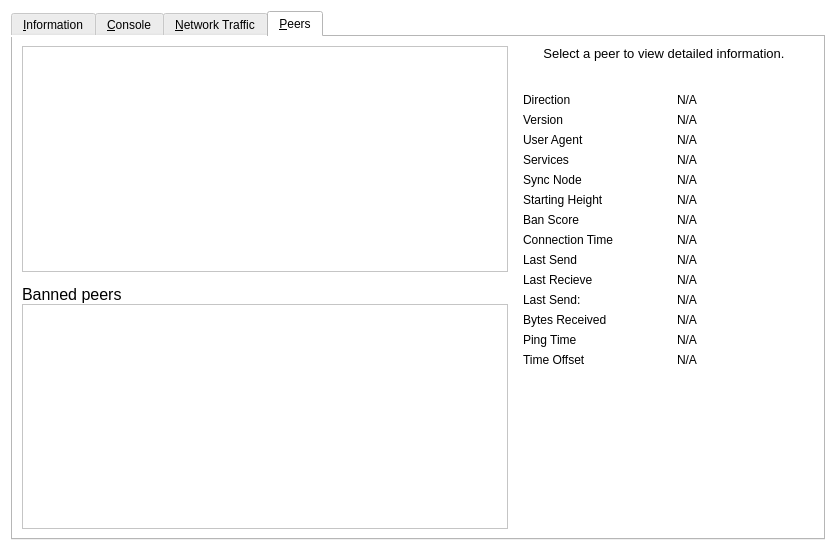
<?xml version="1.0" encoding="UTF-8"?>
<ui version="4.0">
 <class>RPCConsole</class>
 <widget class="QWidget" name="RPCConsole">
  <property name="geometry">
   <rect>
    <x>0</x>
    <y>0</y>
    <width>836</width>
    <height>551</height>
   </rect>
  </property>
  <property name="windowTitle">
   <string>Piratecash - Debug window</string>
  </property>
  <property name="styleSheet">
   <string notr="true">background-color: rgb(255, 255, 255);</string>
  </property>
  <layout class="QVBoxLayout" name="verticalLayout_2">
   <item>
    <widget class="QTabWidget" name="tabWidget">
     <property name="currentIndex">
      <number>3</number>
     </property>
     <widget class="QWidget" name="tab_info">
      <attribute name="title">
       <string>&amp;Information</string>
      </attribute>
      <layout class="QFormLayout" name="formLayout">
       <item row="0" column="0">
        <widget class="QLabel" name="label_9">
         <property name="font">
          <font>
           <weight>75</weight>
           <bold>true</bold>
          </font>
         </property>
         <property name="text">
          <string>Piratecash Core</string>
         </property>
        </widget>
       </item>
       <item row="1" column="0">
        <widget class="QLabel" name="label_5">
         <property name="text">
          <string>Client name</string>
         </property>
        </widget>
       </item>
       <item row="1" column="1">
        <widget class="QLabel" name="clientName">
         <property name="cursor">
          <cursorShape>IBeamCursor</cursorShape>
         </property>
         <property name="text">
          <string>N/A</string>
         </property>
         <property name="textFormat">
          <enum>Qt::PlainText</enum>
         </property>
         <property name="textInteractionFlags">
          <set>Qt::LinksAccessibleByMouse|Qt::TextSelectableByKeyboard|Qt::TextSelectableByMouse</set>
         </property>
        </widget>
       </item>
       <item row="2" column="0">
        <widget class="QLabel" name="label_6">
         <property name="text">
          <string>Client version</string>
         </property>
        </widget>
       </item>
       <item row="2" column="1">
        <widget class="QLabel" name="clientVersion">
         <property name="cursor">
          <cursorShape>IBeamCursor</cursorShape>
         </property>
         <property name="text">
          <string>N/A</string>
         </property>
         <property name="textFormat">
          <enum>Qt::PlainText</enum>
         </property>
         <property name="textInteractionFlags">
          <set>Qt::LinksAccessibleByMouse|Qt::TextSelectableByKeyboard|Qt::TextSelectableByMouse</set>
         </property>
        </widget>
       </item>
       <item row="3" column="0">
        <widget class="QLabel" name="label_14">
         <property name="text">
          <string>Using OpenSSL version</string>
         </property>
         <property name="indent">
          <number>10</number>
         </property>
        </widget>
       </item>
       <item row="3" column="1">
        <widget class="QLabel" name="openSSLVersion">
         <property name="cursor">
          <cursorShape>IBeamCursor</cursorShape>
         </property>
         <property name="text">
          <string>N/A</string>
         </property>
         <property name="textFormat">
          <enum>Qt::PlainText</enum>
         </property>
         <property name="textInteractionFlags">
          <set>Qt::LinksAccessibleByMouse|Qt::TextSelectableByKeyboard|Qt::TextSelectableByMouse</set>
         </property>
        </widget>
       </item>
       <item row="4" column="0">
        <widget class="QLabel" name="label_12">
         <property name="text">
          <string>Build date</string>
         </property>
        </widget>
       </item>
       <item row="4" column="1">
        <widget class="QLabel" name="buildDate">
         <property name="cursor">
          <cursorShape>IBeamCursor</cursorShape>
         </property>
         <property name="text">
          <string>N/A</string>
         </property>
         <property name="textFormat">
          <enum>Qt::PlainText</enum>
         </property>
         <property name="textInteractionFlags">
          <set>Qt::LinksAccessibleByMouse|Qt::TextSelectableByKeyboard|Qt::TextSelectableByMouse</set>
         </property>
        </widget>
       </item>
       <item row="5" column="0">
        <widget class="QLabel" name="label_13">
         <property name="text">
          <string>Startup time</string>
         </property>
        </widget>
       </item>
       <item row="5" column="1">
        <widget class="QLabel" name="startupTime">
         <property name="cursor">
          <cursorShape>IBeamCursor</cursorShape>
         </property>
         <property name="text">
          <string>N/A</string>
         </property>
         <property name="textFormat">
          <enum>Qt::PlainText</enum>
         </property>
         <property name="textInteractionFlags">
          <set>Qt::LinksAccessibleByMouse|Qt::TextSelectableByKeyboard|Qt::TextSelectableByMouse</set>
         </property>
        </widget>
       </item>
       <item row="6" column="0">
        <widget class="QLabel" name="label_11">
         <property name="font">
          <font>
           <weight>75</weight>
           <bold>true</bold>
          </font>
         </property>
         <property name="text">
          <string>Network</string>
         </property>
        </widget>
       </item>
       <item row="7" column="0">
        <widget class="QLabel" name="label_7">
         <property name="text">
          <string>Number of connections</string>
         </property>
        </widget>
       </item>
       <item row="7" column="1">
        <widget class="QLabel" name="numberOfConnections">
         <property name="cursor">
          <cursorShape>IBeamCursor</cursorShape>
         </property>
         <property name="text">
          <string>N/A</string>
         </property>
         <property name="textFormat">
          <enum>Qt::PlainText</enum>
         </property>
         <property name="textInteractionFlags">
          <set>Qt::LinksAccessibleByMouse|Qt::TextSelectableByKeyboard|Qt::TextSelectableByMouse</set>
         </property>
        </widget>
       </item>
       <item row="8" column="0">
        <widget class="QLabel" name="label_15">
         <property name="text">
          <string>Number of masternodes</string>
         </property>
        </widget>
       </item>
       <item row="8" column="1">
        <widget class="QLabel" name="masternodeCount">
         <property name="cursor">
          <cursorShape>IBeamCursor</cursorShape>
         </property>
         <property name="text">
          <string>N/A</string>
         </property>
         <property name="textFormat">
          <enum>Qt::PlainText</enum>
         </property>
         <property name="textInteractionFlags">
          <set>Qt::LinksAccessibleByMouse|Qt::TextSelectableByKeyboard|Qt::TextSelectableByMouse</set>
         </property>
        </widget>
       </item>
       <item row="9" column="0">
        <widget class="QLabel" name="label_8">
         <property name="text">
          <string>On testnet</string>
         </property>
        </widget>
       </item>
       <item row="9" column="1">
        <widget class="QCheckBox" name="isTestNet">
         <property name="enabled">
          <bool>false</bool>
         </property>
         <property name="text">
          <string/>
         </property>
        </widget>
       </item>
       <item row="10" column="0">
        <widget class="QLabel" name="label_10">
         <property name="font">
          <font>
           <weight>75</weight>
           <bold>true</bold>
          </font>
         </property>
         <property name="text">
          <string>Block chain</string>
         </property>
        </widget>
       </item>
       <item row="11" column="0">
        <widget class="QLabel" name="label_3">
         <property name="text">
          <string>Current number of blocks</string>
         </property>
        </widget>
       </item>
       <item row="11" column="1">
        <widget class="QLabel" name="numberOfBlocks">
         <property name="cursor">
          <cursorShape>IBeamCursor</cursorShape>
         </property>
         <property name="text">
          <string>N/A</string>
         </property>
         <property name="textFormat">
          <enum>Qt::PlainText</enum>
         </property>
         <property name="textInteractionFlags">
          <set>Qt::LinksAccessibleByMouse|Qt::TextSelectableByKeyboard|Qt::TextSelectableByMouse</set>
         </property>
        </widget>
       </item>
       <item row="12" column="0">
        <widget class="QLabel" name="label_2">
         <property name="text">
          <string>Last block time</string>
         </property>
        </widget>
       </item>
       <item row="12" column="1">
        <widget class="QLabel" name="lastBlockTime">
         <property name="cursor">
          <cursorShape>IBeamCursor</cursorShape>
         </property>
         <property name="text">
          <string>N/A</string>
         </property>
         <property name="textFormat">
          <enum>Qt::PlainText</enum>
         </property>
         <property name="textInteractionFlags">
          <set>Qt::LinksAccessibleByMouse|Qt::TextSelectableByKeyboard|Qt::TextSelectableByMouse</set>
         </property>
        </widget>
       </item>
       <item row="13" column="0">
        <spacer name="verticalSpacer_2">
         <property name="orientation">
          <enum>Qt::Vertical</enum>
         </property>
         <property name="sizeHint" stdset="0">
          <size>
           <width>20</width>
           <height>10</height>
          </size>
         </property>
        </spacer>
       </item>
       <item row="14" column="0">
        <widget class="QLabel" name="labelDebugLogfile">
         <property name="font">
          <font>
           <weight>75</weight>
           <bold>true</bold>
          </font>
         </property>
         <property name="text">
          <string>Debug log file</string>
         </property>
        </widget>
       </item>
       <item row="15" column="0">
        <widget class="QPushButton" name="openDebugLogfileButton">
         <property name="toolTip">
          <string>Open the Piratecash debug log file from the current data directory. This can take a few seconds for large log files.</string>
         </property>
         <property name="styleSheet">
          <string notr="true">background-color: rgb(245, 245, 245);
border-radius: 4px;
border: 1px solid #c4c1bd;
font-weight: 400;
padding: 4px;
padding-left: 10px;
padding-right: 12px;
icon-size: 0;</string>
         </property>
         <property name="text">
          <string>&amp;Open</string>
         </property>
         <property name="autoDefault">
          <bool>false</bool>
         </property>
        </widget>
       </item>
       <item row="16" column="0">
        <widget class="QLabel" name="labelCLOptions">
         <property name="font">
          <font>
           <weight>75</weight>
           <bold>true</bold>
          </font>
         </property>
         <property name="text">
          <string>Command-line options</string>
         </property>
        </widget>
       </item>
       <item row="17" column="0">
        <widget class="QPushButton" name="showCLOptionsButton">
         <property name="toolTip">
          <string>Show the Piratecash-Qt help message to get a list with possible Piratecash command-line options.</string>
         </property>
         <property name="styleSheet">
          <string notr="true">background-color: rgb(245, 245, 245);
border-radius: 4px;
border: 1px solid #c4c1bd;
font-weight: 400;
padding: 4px;
padding-left: 10px;
padding-right: 12px;
icon-size: 0;</string>
         </property>
         <property name="text">
          <string>&amp;Show</string>
         </property>
         <property name="autoDefault">
          <bool>false</bool>
         </property>
        </widget>
       </item>
       <item row="18" column="0">
        <spacer name="verticalSpacer">
         <property name="orientation">
          <enum>Qt::Vertical</enum>
         </property>
         <property name="sizeHint" stdset="0">
          <size>
           <width>20</width>
           <height>20</height>
          </size>
         </property>
        </spacer>
       </item>
      </layout>
     </widget>
     <widget class="QWidget" name="tab_console">
      <attribute name="title">
       <string>&amp;Console</string>
      </attribute>
      <layout class="QGridLayout" name="gridLayout">
       <item row="0" column="0">
        <widget class="QTextEdit" name="messagesWidget">
         <property name="minimumSize">
          <size>
           <width>0</width>
           <height>100</height>
          </size>
         </property>
         <property name="readOnly">
          <bool>true</bool>
         </property>
         <property name="tabKeyNavigation" stdset="0">
          <bool>false</bool>
         </property>
         <property name="columnCount" stdset="0">
          <number>2</number>
         </property>
        </widget>
       </item>
       <item row="1" column="0">
        <layout class="QHBoxLayout" name="horizontalLayout">
         <property name="spacing">
          <number>3</number>
         </property>
         <item>
          <widget class="QPushButton" name="copyButton">
           <property name="maximumSize">
            <size>
             <width>24</width>
             <height>24</height>
            </size>
           </property>
           <property name="toolTip">
            <string>Copy to clipboard</string>
           </property>
           <property name="text">
            <string/>
           </property>
           <property name="icon">
            <iconset resource="../bitcoin.qrc">
             <normaloff>:/icons/editcopy</normaloff>:/icons/editcopy</iconset>
           </property>
           <property name="shortcut">
            <string notr="true">Ctrl+L</string>
           </property>
           <property name="autoDefault">
            <bool>false</bool>
           </property>
          </widget>
         </item>
         <item>
          <widget class="QLabel" name="label">
           <property name="text">
            <string notr="true">&gt;</string>
           </property>
          </widget>
         </item>
         <item>
          <widget class="QLineEdit" name="lineEdit"/>
         </item>
         <item>
          <widget class="QToolButton" name="pasteButton">
           <property name="sizePolicy">
            <sizepolicy hsizetype="Minimum" vsizetype="Fixed">
             <horstretch>0</horstretch>
             <verstretch>0</verstretch>
            </sizepolicy>
           </property>
           <property name="minimumSize">
            <size>
             <width>24</width>
             <height>24</height>
            </size>
           </property>
           <property name="maximumSize">
            <size>
             <width>24</width>
             <height>24</height>
            </size>
           </property>
           <property name="toolTip">
            <string>Paste from clipboard</string>
           </property>
           <property name="text">
            <string/>
           </property>
           <property name="icon">
            <iconset resource="../bitcoin.qrc">
             <normaloff>:/icons/editpaste</normaloff>:/icons/editpaste</iconset>
           </property>
           <property name="shortcut">
            <string>Alt+P</string>
           </property>
          </widget>
         </item>
        </layout>
       </item>
      </layout>
     </widget>
     <widget class="QWidget" name="tab_nettraffic">
      <attribute name="title">
       <string>&amp;Network Traffic</string>
      </attribute>
      <layout class="QHBoxLayout" name="horizontalLayout_3">
       <item>
        <layout class="QVBoxLayout" name="verticalLayout_4">
         <item>
          <widget class="TrafficGraphWidget" name="trafficGraph" native="true">
           <property name="sizePolicy">
            <sizepolicy hsizetype="Expanding" vsizetype="Expanding">
             <horstretch>0</horstretch>
             <verstretch>0</verstretch>
            </sizepolicy>
           </property>
          </widget>
         </item>
         <item>
          <layout class="QHBoxLayout" name="horizontalLayout_2">
           <item>
            <widget class="QSlider" name="sldGraphRange">
             <property name="minimum">
              <number>1</number>
             </property>
             <property name="maximum">
              <number>288</number>
             </property>
             <property name="pageStep">
              <number>12</number>
             </property>
             <property name="value">
              <number>6</number>
             </property>
             <property name="orientation">
              <enum>Qt::Horizontal</enum>
             </property>
            </widget>
           </item>
           <item>
            <widget class="QLabel" name="lblGraphRange">
             <property name="minimumSize">
              <size>
               <width>100</width>
               <height>0</height>
              </size>
             </property>
             <property name="alignment">
              <set>Qt::AlignCenter</set>
             </property>
            </widget>
           </item>
           <item>
            <widget class="QPushButton" name="btnClearTrafficGraph">
             <property name="text">
              <string>&amp;Clear</string>
             </property>
            </widget>
           </item>
          </layout>
         </item>
        </layout>
       </item>
       <item>
        <layout class="QVBoxLayout" name="verticalLayout">
         <item>
          <widget class="QGroupBox" name="groupBox">
           <property name="title">
            <string>Totals</string>
           </property>
           <layout class="QVBoxLayout" name="verticalLayout_5">
            <item>
             <layout class="QHBoxLayout" name="horizontalLayout_4">
              <item>
               <widget class="Line" name="line">
                <property name="sizePolicy">
                 <sizepolicy hsizetype="Fixed" vsizetype="Fixed">
                  <horstretch>0</horstretch>
                  <verstretch>0</verstretch>
                 </sizepolicy>
                </property>
                <property name="minimumSize">
                 <size>
                  <width>10</width>
                  <height>0</height>
                 </size>
                </property>
                <property name="palette">
                 <palette>
                  <active>
                   <colorrole role="Button">
                    <brush brushstyle="SolidPattern">
                     <color alpha="255">
                      <red>255</red>
                      <green>255</green>
                      <blue>255</blue>
                     </color>
                    </brush>
                   </colorrole>
                   <colorrole role="Light">
                    <brush brushstyle="SolidPattern">
                     <color alpha="255">
                      <red>0</red>
                      <green>255</green>
                      <blue>0</blue>
                     </color>
                    </brush>
                   </colorrole>
                   <colorrole role="Base">
                    <brush brushstyle="SolidPattern">
                     <color alpha="255">
                      <red>255</red>
                      <green>255</green>
                      <blue>255</blue>
                     </color>
                    </brush>
                   </colorrole>
                   <colorrole role="Window">
                    <brush brushstyle="SolidPattern">
                     <color alpha="255">
                      <red>255</red>
                      <green>255</green>
                      <blue>255</blue>
                     </color>
                    </brush>
                   </colorrole>
                  </active>
                  <inactive>
                   <colorrole role="Button">
                    <brush brushstyle="SolidPattern">
                     <color alpha="255">
                      <red>255</red>
                      <green>255</green>
                      <blue>255</blue>
                     </color>
                    </brush>
                   </colorrole>
                   <colorrole role="Light">
                    <brush brushstyle="SolidPattern">
                     <color alpha="255">
                      <red>0</red>
                      <green>255</green>
                      <blue>0</blue>
                     </color>
                    </brush>
                   </colorrole>
                   <colorrole role="Base">
                    <brush brushstyle="SolidPattern">
                     <color alpha="255">
                      <red>255</red>
                      <green>255</green>
                      <blue>255</blue>
                     </color>
                    </brush>
                   </colorrole>
                   <colorrole role="Window">
                    <brush brushstyle="SolidPattern">
                     <color alpha="255">
                      <red>255</red>
                      <green>255</green>
                      <blue>255</blue>
                     </color>
                    </brush>
                   </colorrole>
                  </inactive>
                  <disabled>
                   <colorrole role="Button">
                    <brush brushstyle="SolidPattern">
                     <color alpha="255">
                      <red>255</red>
                      <green>255</green>
                      <blue>255</blue>
                     </color>
                    </brush>
                   </colorrole>
                   <colorrole role="Light">
                    <brush brushstyle="SolidPattern">
                     <color alpha="255">
                      <red>0</red>
                      <green>255</green>
                      <blue>0</blue>
                     </color>
                    </brush>
                   </colorrole>
                   <colorrole role="Base">
                    <brush brushstyle="SolidPattern">
                     <color alpha="255">
                      <red>255</red>
                      <green>255</green>
                      <blue>255</blue>
                     </color>
                    </brush>
                   </colorrole>
                   <colorrole role="Window">
                    <brush brushstyle="SolidPattern">
                     <color alpha="255">
                      <red>255</red>
                      <green>255</green>
                      <blue>255</blue>
                     </color>
                    </brush>
                   </colorrole>
                  </disabled>
                 </palette>
                </property>
                <property name="orientation">
                 <enum>Qt::Horizontal</enum>
                </property>
               </widget>
              </item>
              <item>
               <widget class="QLabel" name="label_16">
                <property name="text">
                 <string>In:</string>
                </property>
               </widget>
              </item>
              <item>
               <widget class="QLabel" name="lblBytesIn">
                <property name="minimumSize">
                 <size>
                  <width>50</width>
                  <height>0</height>
                 </size>
                </property>
                <property name="alignment">
                 <set>Qt::AlignRight|Qt::AlignTrailing|Qt::AlignVCenter</set>
                </property>
               </widget>
              </item>
             </layout>
            </item>
            <item>
             <layout class="QHBoxLayout" name="horizontalLayout_5">
              <item>
               <widget class="Line" name="line_2">
                <property name="sizePolicy">
                 <sizepolicy hsizetype="Fixed" vsizetype="Fixed">
                  <horstretch>0</horstretch>
                  <verstretch>0</verstretch>
                 </sizepolicy>
                </property>
                <property name="minimumSize">
                 <size>
                  <width>10</width>
                  <height>0</height>
                 </size>
                </property>
                <property name="palette">
                 <palette>
                  <active>
                   <colorrole role="Button">
                    <brush brushstyle="SolidPattern">
                     <color alpha="255">
                      <red>255</red>
                      <green>255</green>
                      <blue>255</blue>
                     </color>
                    </brush>
                   </colorrole>
                   <colorrole role="Light">
                    <brush brushstyle="SolidPattern">
                     <color alpha="255">
                      <red>255</red>
                      <green>0</green>
                      <blue>0</blue>
                     </color>
                    </brush>
                   </colorrole>
                   <colorrole role="Base">
                    <brush brushstyle="SolidPattern">
                     <color alpha="255">
                      <red>255</red>
                      <green>255</green>
                      <blue>255</blue>
                     </color>
                    </brush>
                   </colorrole>
                   <colorrole role="Window">
                    <brush brushstyle="SolidPattern">
                     <color alpha="255">
                      <red>255</red>
                      <green>255</green>
                      <blue>255</blue>
                     </color>
                    </brush>
                   </colorrole>
                  </active>
                  <inactive>
                   <colorrole role="Button">
                    <brush brushstyle="SolidPattern">
                     <color alpha="255">
                      <red>255</red>
                      <green>255</green>
                      <blue>255</blue>
                     </color>
                    </brush>
                   </colorrole>
                   <colorrole role="Light">
                    <brush brushstyle="SolidPattern">
                     <color alpha="255">
                      <red>255</red>
                      <green>0</green>
                      <blue>0</blue>
                     </color>
                    </brush>
                   </colorrole>
                   <colorrole role="Base">
                    <brush brushstyle="SolidPattern">
                     <color alpha="255">
                      <red>255</red>
                      <green>255</green>
                      <blue>255</blue>
                     </color>
                    </brush>
                   </colorrole>
                   <colorrole role="Window">
                    <brush brushstyle="SolidPattern">
                     <color alpha="255">
                      <red>255</red>
                      <green>255</green>
                      <blue>255</blue>
                     </color>
                    </brush>
                   </colorrole>
                  </inactive>
                  <disabled>
                   <colorrole role="Button">
                    <brush brushstyle="SolidPattern">
                     <color alpha="255">
                      <red>255</red>
                      <green>255</green>
                      <blue>255</blue>
                     </color>
                    </brush>
                   </colorrole>
                   <colorrole role="Light">
                    <brush brushstyle="SolidPattern">
                     <color alpha="255">
                      <red>255</red>
                      <green>0</green>
                      <blue>0</blue>
                     </color>
                    </brush>
                   </colorrole>
                   <colorrole role="Base">
                    <brush brushstyle="SolidPattern">
                     <color alpha="255">
                      <red>255</red>
                      <green>255</green>
                      <blue>255</blue>
                     </color>
                    </brush>
                   </colorrole>
                   <colorrole role="Window">
                    <brush brushstyle="SolidPattern">
                     <color alpha="255">
                      <red>255</red>
                      <green>255</green>
                      <blue>255</blue>
                     </color>
                    </brush>
                   </colorrole>
                  </disabled>
                 </palette>
                </property>
                <property name="orientation">
                 <enum>Qt::Horizontal</enum>
                </property>
               </widget>
              </item>
              <item>
               <widget class="QLabel" name="label_17">
                <property name="text">
                 <string>Out:</string>
                </property>
               </widget>
              </item>
              <item>
               <widget class="QLabel" name="lblBytesOut">
                <property name="minimumSize">
                 <size>
                  <width>50</width>
                  <height>0</height>
                 </size>
                </property>
                <property name="alignment">
                 <set>Qt::AlignRight|Qt::AlignTrailing|Qt::AlignVCenter</set>
                </property>
               </widget>
              </item>
             </layout>
            </item>
            <item>
             <spacer name="verticalSpacer_4">
              <property name="orientation">
               <enum>Qt::Vertical</enum>
              </property>
              <property name="sizeHint" stdset="0">
               <size>
                <width>20</width>
                <height>407</height>
               </size>
              </property>
             </spacer>
            </item>
           </layout>
          </widget>
         </item>
        </layout>
       </item>
      </layout>
     </widget>
     <widget class="QWidget" name="tab_peers">
      <attribute name="title">
       <string>&amp;Peers</string>
      </attribute>
      <layout class="QGridLayout" name="gridLayout_2">
       <item row="0" column="0" rowspan="2">
        <layout class="QVBoxLayout" name="verticalLayout_101">
         <property name="spacing">
          <number>0</number>
         </property>
         <item>
          <widget class="QTableView" name="peerWidget">
           <property name="horizontalScrollBarPolicy">
            <enum>Qt::ScrollBarAsNeeded</enum>
           </property>
           <property name="sortingEnabled">
            <bool>true</bool>
           </property>
           <attribute name="horizontalHeaderHighlightSections">
            <bool>false</bool>
           </attribute>
          </widget>
         </item>
         <item>
          <widget class="QLabel" name="banHeading">
           <property name="sizePolicy">
            <sizepolicy hsizetype="Preferred" vsizetype="Minimum">
             <horstretch>0</horstretch>
             <verstretch>0</verstretch>
            </sizepolicy>
           </property>
           <property name="minimumSize">
            <size>
             <width>300</width>
             <height>32</height>
            </size>
           </property>
           <property name="maximumSize">
            <size>
             <width>16777215</width>
             <height>32</height>
            </size>
           </property>
           <property name="font">
            <font>
             <pointsize>12</pointsize>
            </font>
           </property>
           <property name="cursor">
            <cursorShape>IBeamCursor</cursorShape>
           </property>
           <property name="text">
            <string>Banned peers</string>
           </property>
           <property name="alignment">
            <set>Qt::AlignBottom|Qt::AlignLeading|Qt::AlignLeft</set>
           </property>
           <property name="wordWrap">
            <bool>true</bool>
           </property>
           <property name="textInteractionFlags">
            <set>Qt::NoTextInteraction</set>
           </property>
          </widget>
         </item>
         <item>
          <widget class="QTableView" name="banlistWidget">
           <property name="sizePolicy">
            <sizepolicy hsizetype="Expanding" vsizetype="Expanding">
             <horstretch>0</horstretch>
             <verstretch>0</verstretch>
            </sizepolicy>
           </property>
           <property name="horizontalScrollBarPolicy">
            <enum>Qt::ScrollBarAsNeeded</enum>
           </property>
           <property name="sortingEnabled">
            <bool>true</bool>
           </property>
           <attribute name="horizontalHeaderHighlightSections">
            <bool>false</bool>
           </attribute>
          </widget>
         </item>
        </layout>
       </item>
       <item row="0" column="1">
        <widget class="QLabel" name="peerHeading">
         <property name="sizePolicy">
          <sizepolicy hsizetype="Preferred" vsizetype="Minimum">
           <horstretch>0</horstretch>
           <verstretch>0</verstretch>
          </sizepolicy>
         </property>
         <property name="minimumSize">
          <size>
           <width>300</width>
           <height>32</height>
          </size>
         </property>
         <property name="font">
          <font>
           <pointsize>10</pointsize>
          </font>
         </property>
         <property name="cursor">
          <cursorShape>IBeamCursor</cursorShape>
         </property>
         <property name="text">
          <string>Select a peer to view detailed information.</string>
         </property>
         <property name="alignment">
          <set>Qt::AlignHCenter|Qt::AlignTop</set>
         </property>
         <property name="wordWrap">
          <bool>true</bool>
         </property>
         <property name="textInteractionFlags">
          <set>Qt::LinksAccessibleByMouse|Qt::TextSelectableByKeyboard|Qt::TextSelectableByMouse</set>
         </property>
        </widget>
       </item>
       <item row="1" column="1">
        <widget class="QWidget" name="detailWidget" native="true">
         <property name="minimumSize">
          <size>
           <width>300</width>
           <height>0</height>
          </size>
         </property>
         <layout class="QGridLayout" name="gridLayout_3">
          <item row="0" column="0">
           <widget class="QLabel" name="label_23">
            <property name="text">
             <string>Direction</string>
            </property>
           </widget>
          </item>
          <item row="0" column="2">
           <widget class="QLabel" name="peerDirection">
            <property name="cursor">
             <cursorShape>IBeamCursor</cursorShape>
            </property>
            <property name="text">
             <string>N/A</string>
            </property>
            <property name="textFormat">
             <enum>Qt::PlainText</enum>
            </property>
            <property name="textInteractionFlags">
             <set>Qt::LinksAccessibleByMouse|Qt::TextSelectableByKeyboard|Qt::TextSelectableByMouse</set>
            </property>
           </widget>
          </item>
          <item row="1" column="0">
           <widget class="QLabel" name="label_21">
            <property name="text">
             <string>Version</string>
            </property>
           </widget>
          </item>
          <item row="2" column="0">
           <widget class="QLabel" name="label_28">
            <property name="cursor">
             <cursorShape>IBeamCursor</cursorShape>
            </property>
            <property name="text">
             <string>User Agent</string>
            </property>
            <property name="textFormat">
             <enum>Qt::PlainText</enum>
            </property>
            <property name="textInteractionFlags">
             <set>Qt::LinksAccessibleByMouse|Qt::TextSelectableByKeyboard|Qt::TextSelectableByMouse</set>
            </property>
           </widget>
          </item>
          <item row="2" column="2">
           <widget class="QLabel" name="peerSubversion">
            <property name="cursor">
             <cursorShape>IBeamCursor</cursorShape>
            </property>
            <property name="text">
             <string>N/A</string>
            </property>
            <property name="textFormat">
             <enum>Qt::PlainText</enum>
            </property>
            <property name="textInteractionFlags">
             <set>Qt::LinksAccessibleByMouse|Qt::TextSelectableByKeyboard|Qt::TextSelectableByMouse</set>
            </property>
           </widget>
          </item>
          <item row="3" column="0">
           <widget class="QLabel" name="label_4">
            <property name="text">
             <string>Services</string>
            </property>
           </widget>
          </item>
          <item row="3" column="2">
           <widget class="QLabel" name="peerServices">
            <property name="cursor">
             <cursorShape>IBeamCursor</cursorShape>
            </property>
            <property name="text">
             <string>N/A</string>
            </property>
            <property name="textFormat">
             <enum>Qt::PlainText</enum>
            </property>
            <property name="textInteractionFlags">
             <set>Qt::LinksAccessibleByMouse|Qt::TextSelectableByKeyboard|Qt::TextSelectableByMouse</set>
            </property>
           </widget>
          </item>
          <item row="8" column="0">
           <widget class="QLabel" name="label_22">
            <property name="text">
             <string>Connection Time:</string>
            </property>
           </widget>
          </item>
          <item row="4" column="0">
           <widget class="QLabel" name="label_25">
            <property name="text">
             <string>Sync Node</string>
            </property>
           </widget>
          </item>
          <item row="4" column="2">
           <widget class="QLabel" name="peerSyncNode">
            <property name="cursor">
             <cursorShape>IBeamCursor</cursorShape>
            </property>
            <property name="text">
             <string>N/A</string>
            </property>
            <property name="textFormat">
             <enum>Qt::PlainText</enum>
            </property>
            <property name="textInteractionFlags">
             <set>Qt::LinksAccessibleByMouse|Qt::TextSelectableByKeyboard|Qt::TextSelectableByMouse</set>
            </property>
           </widget>
          </item>
          <item row="5" column="0">
           <widget class="QLabel" name="label_29">
            <property name="text">
             <string>Starting Height</string>
            </property>
           </widget>
          </item>
          <item row="5" column="2">
           <widget class="QLabel" name="peerHeight">
            <property name="cursor">
             <cursorShape>IBeamCursor</cursorShape>
            </property>
            <property name="text">
             <string>N/A</string>
            </property>
            <property name="textFormat">
             <enum>Qt::PlainText</enum>
            </property>
            <property name="textInteractionFlags">
             <set>Qt::LinksAccessibleByMouse|Qt::TextSelectableByKeyboard|Qt::TextSelectableByMouse</set>
            </property>
           </widget>
          </item>
          <item row="7" column="0">
           <widget class="QLabel" name="label_24">
            <property name="text">
             <string>Ban Score</string>
            </property>
           </widget>
          </item>
          <item row="7" column="2">
           <widget class="QLabel" name="peerBanScore">
            <property name="cursor">
             <cursorShape>IBeamCursor</cursorShape>
            </property>
            <property name="text">
             <string>N/A</string>
            </property>
            <property name="textFormat">
             <enum>Qt::PlainText</enum>
            </property>
            <property name="textInteractionFlags">
             <set>Qt::LinksAccessibleByMouse|Qt::TextSelectableByKeyboard|Qt::TextSelectableByMouse</set>
            </property>
           </widget>
          </item>
          <item row="8" column="0">
           <widget class="QLabel" name="label_22">
            <property name="text">
             <string>Connection Time</string>
            </property>
           </widget>
          </item>
          <item row="8" column="2">
           <widget class="QLabel" name="peerConnTime">
            <property name="cursor">
             <cursorShape>IBeamCursor</cursorShape>
            </property>
            <property name="text">
             <string>N/A</string>
            </property>
            <property name="textFormat">
             <enum>Qt::PlainText</enum>
            </property>
            <property name="textInteractionFlags">
             <set>Qt::LinksAccessibleByMouse|Qt::TextSelectableByKeyboard|Qt::TextSelectableByMouse</set>
            </property>
           </widget>
          </item>
          <item row="9" column="0">
           <widget class="QLabel" name="label_15">
            <property name="text">
             <string>Last Send</string>
            </property>
           </widget>
          </item>
          <item row="9" column="2">
           <widget class="QLabel" name="peerLastSend">
            <property name="cursor">
             <cursorShape>IBeamCursor</cursorShape>
            </property>
            <property name="text">
             <string>N/A</string>
            </property>
            <property name="textFormat">
             <enum>Qt::PlainText</enum>
            </property>
            <property name="textInteractionFlags">
             <set>Qt::LinksAccessibleByMouse|Qt::TextSelectableByKeyboard|Qt::TextSelectableByMouse</set>
            </property>
           </widget>
          </item>
          <item row="10" column="0">
           <widget class="QLabel" name="label_19">
            <property name="text">
             <string>Last Recieve</string>
            </property>
           </widget>
          </item>
          <item row="10" column="2">
           <widget class="QLabel" name="peerLastRecv">
            <property name="cursor">
             <cursorShape>IBeamCursor</cursorShape>
            </property>
            <property name="text">
             <string>N/A</string>
            </property>
            <property name="textFormat">
             <enum>Qt::PlainText</enum>
            </property>
            <property name="textInteractionFlags">
             <set>Qt::LinksAccessibleByMouse|Qt::TextSelectableByKeyboard|Qt::TextSelectableByMouse</set>
            </property>
           </widget>
          </item>
          <item row="11" column="0">
           <widget class="QLabel" name="label_18">
            <property name="text">
             <string>Last Send:</string>
            </property>
           </widget>
          </item>
          <item row="11" column="2">
           <widget class="QLabel" name="peerBytesSent">
            <property name="cursor">
             <cursorShape>IBeamCursor</cursorShape>
            </property>
            <property name="text">
             <string>N/A</string>
            </property>
            <property name="textFormat">
             <enum>Qt::PlainText</enum>
            </property>
            <property name="textInteractionFlags">
             <set>Qt::LinksAccessibleByMouse|Qt::TextSelectableByKeyboard|Qt::TextSelectableByMouse</set>
            </property>
           </widget>
          </item>
          <item row="12" column="0">
           <widget class="QLabel" name="label_20">
            <property name="text">
             <string>Bytes Received</string>
            </property>
           </widget>
          </item>
          <item row="12" column="2">
           <widget class="QLabel" name="peerBytesRecv">
            <property name="cursor">
             <cursorShape>IBeamCursor</cursorShape>
            </property>
            <property name="text">
             <string>N/A</string>
            </property>
            <property name="textFormat">
             <enum>Qt::PlainText</enum>
            </property>
            <property name="textInteractionFlags">
             <set>Qt::LinksAccessibleByMouse|Qt::TextSelectableByKeyboard|Qt::TextSelectableByMouse</set>
            </property>
           </widget>
          </item>
          <item row="13" column="0">
           <widget class="QLabel" name="label_26">
            <property name="text">
             <string>Ping Time</string>
            </property>
           </widget>
          </item>
          <item row="13" column="2">
           <widget class="QLabel" name="peerPingTime">
            <property name="cursor">
             <cursorShape>IBeamCursor</cursorShape>
            </property>
            <property name="text">
             <string>N/A</string>
            </property>
            <property name="textFormat">
             <enum>Qt::PlainText</enum>
            </property>
            <property name="textInteractionFlags">
             <set>Qt::LinksAccessibleByMouse|Qt::TextSelectableByKeyboard|Qt::TextSelectableByMouse</set>
            </property>
           </widget>
          </item>
          <item row="14" column="0">
           <widget class="QLabel" name="label_timeoffset">
            <property name="text">
             <string>Time Offset</string>
            </property>
           </widget>
          </item>
          <item row="14" column="2">
           <widget class="QLabel" name="timeoffset">
            <property name="cursor">
             <cursorShape>IBeamCursor</cursorShape>
            </property>
            <property name="text">
             <string>N/A</string>
            </property>
            <property name="textFormat">
             <enum>Qt::PlainText</enum>
            </property>
            <property name="textInteractionFlags">
             <set>Qt::LinksAccessibleByMouse|Qt::TextSelectableByKeyboard|Qt::TextSelectableByMouse</set>
            </property>
           </widget>
          </item>
          <item row="15" column="1">
           <spacer name="verticalSpacer_3">
            <property name="orientation">
             <enum>Qt::Vertical</enum>
            </property>
            <property name="sizeHint" stdset="0">
             <size>
              <width>20</width>
              <height>40</height>
             </size>
            </property>
           </spacer>
          </item>
          <item row="1" column="2">
           <widget class="QLabel" name="peerVersion">
            <property name="text">
             <string>N/A</string>
            </property>
           </widget>
          </item>
         </layout>
        </widget>
       </item>
      </layout>
     </widget>
    </widget>
   </item>
  </layout>
 </widget>
 <customwidgets>
  <customwidget>
   <class>TrafficGraphWidget</class>
   <extends>QWidget</extends>
   <header>trafficgraphwidget.h</header>
   <container>1</container>
   <slots>
    <slot>clear()</slot>
   </slots>
  </customwidget>
 </customwidgets>
 <resources>
  <include location="../bitcoin.qrc"/>
 </resources>
 <connections/>
</ui>
